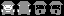

Tiled map render using the project's own tile images. Description and the whole map definition, tile-layer contents included, below:
An orthogonal 4x1 tile map with 16x16 px tiles, 1 tile layer (player2b), 3 hidden layers not drawn, 2 tilesets.

<map version="1.10" tiledversion="1.10.1" orientation="orthogonal" renderorder="right-down" width="4" height="1" tilewidth="16" tileheight="16" infinite="0" nextlayerid="5" nextobjectid="1">
 <tileset firstgid="1" source="../tilesets/playerchoice1.tsx" />
 <tileset firstgid="9" source="../tilesets/playerchoice2.tsx" />
 <layer id="1" name="player1a" width="4" height="1" visible="0">
  <data encoding="csv">
1,2,3,4
</data>
 </layer>
 <layer id="2" name="player1b" width="4" height="1" visible="0">
  <data encoding="csv">
5,6,7,8
</data>
 </layer>
 <layer id="3" name="player2a" width="4" height="1" visible="0">
  <data encoding="csv">
9,10,11,12
</data>
 </layer>
 <layer id="4" name="player2b" width="4" height="1">
  <data encoding="csv">
13,14,15,16
</data>
 </layer>
</map>
